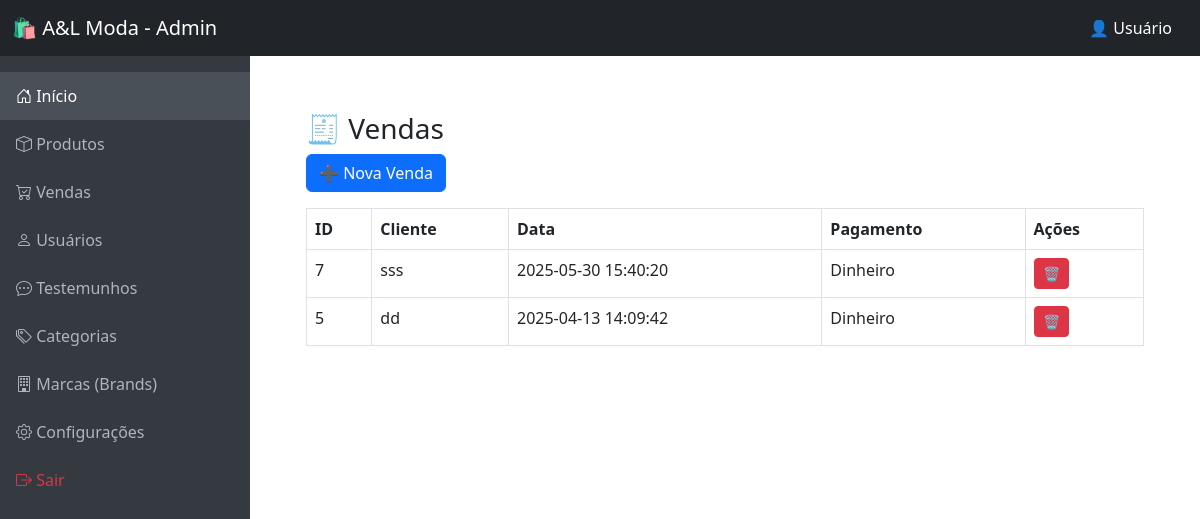
Screenshot of /painel/admin/vendas.php with the database file from the repository.
### tables this page shows
CREATE TABLE `vendas` (
  `id_venda` int(11) NOT NULL,
  `nome_cliente` varchar(255) NOT NULL,
  `data_venda` datetime DEFAULT current_timestamp(),
  `tipo_pagamento` varchar(50) NOT NULL
);

### painel/admin/vendas.php (the view, shortened to what this page needs)
<!DOCTYPE html>
<html lang="pt">
<head>
  <link href="https://cdn.jsdelivr.net/npm/bootstrap@5.3.0/dist/css/bootstrap.min.css" rel="stylesheet">
</head>
<body class="p-4">
<?php include_once('./navbar.php'); ?>
<div class="main-content" style="margin-top: 56px;">
<h3>🧾 Vendas</h3>
<button class="btn btn-primary mb-3" data-bs-toggle="modal" data-bs-target="#modalVenda">➕ Nova Venda</button>
<table class="table table-bordered">
  <thead>
    <tr>
      <th>ID</th><th>Cliente</th><th>Data</th><th>Pagamento</th><th>Ações</th>
    </tr>
  </thead>
  <tbody>
    <?php
    $vendas = $conn->query("SELECT * FROM vendas ORDER BY id_venda DESC");
    while ($v = $vendas->fetch_assoc()):
    ?>
    <tr>
      <td><?= $v['id_venda'] ?></td>
      <td><?= $v['nome_cliente'] ?></td>
      <td><?= $v['data_venda'] ?></td>
      <td><?= $v['tipo_pagamento'] ?></td>
      <td>
        <button class="btn btn-danger btn-sm" onclick="excluirVenda(<?= $v['id_venda'] ?>)">🗑</button>
      </td>
    </tr>
    <?php endwhile; ?>
  </tbody>
</table>
</body>
</html>

### painel/admin/navbar.php (style rules this page uses)
body { font-family: 'Segoe UI', sans-serif; background-color: #f8f9fa; }
.main-content { margin-left: 250px; padding: 2rem; }

### rows the page displays
vendas: id_venda "7", nome_cliente "sss", data_venda "2025-05-30 15:40:20", tipo_pagamento "Dinheiro"
vendas: id_venda "5", nome_cliente "dd", data_venda "2025-04-13 14:09:42", tipo_pagamento "Dinheiro"
